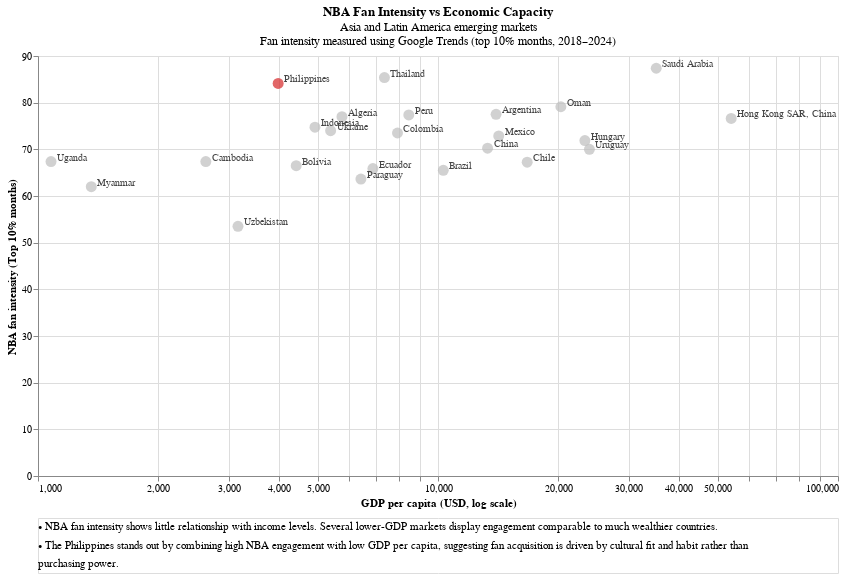

This figure's notebook cell:
### Code cell
import altair as alt

base = alt.Chart(merged).encode(
    x=alt.X(
        "gdp_per_capita_usd:Q",
        scale=alt.Scale(type="log"),
        title="GDP per capita (USD, log scale)"
    ),
    y=alt.Y(
        "nba_top10_avg:Q",
        title="NBA fan intensity (Top 10% months)"
    )
)

merged["label"] = merged["country"]
merged["highlight"] = merged["country"].apply(
    lambda x: "Philippines" if x == "Philippines" else "Other markets"
)


points = base.mark_circle(size=120).encode(
    color=alt.Color(
        "highlight:N",
        scale=alt.Scale(
            domain=["Philippines", "Other markets"],
            range=["#d62728", "#bdbdbd"]
        ),
        legend=None
    ),
    tooltip=[
        alt.Tooltip("country:N", title="Country"),
        alt.Tooltip("gdp_per_capita_usd:Q", title="GDP per capita", format=",.0f"),
        alt.Tooltip("nba_top10_avg:Q", title="NBA fan intensity", format=".1f")
    ]
)


labels = base.mark_text(
    align="left",
    dx=6,
    dy=-4,
    fontSize=10,
    color="#444"
).encode(
    text="label:N"
)

chart = (points + labels).properties(
    width=800,
    height=420,
    title=alt.TitleParams(
        text="NBA Fan Intensity vs Economic Capacity",
        subtitle=[
            "Asia and Latin America emerging markets",
            "Fan intensity measured using Google Trends (top 10% months, 2018–2024)"
        ]
    )
)


footnotes = pd.DataFrame({
    "text": [
        "• NBA fan intensity shows little relationship with income levels. Several lower-GDP markets display engagement comparable to much wealthier countries.",
        "• The Philippines stands out by combining high NBA engagement with low GDP per capita, suggesting fan acquisition is driven by cultural fit and habit rather than ",
        "purchasing power.",
    ],
    "row": [0, 1, 2]
})

notes = alt.Chart(footnotes).mark_text(
    align="left",
    fontSize=11
).encode(
    x=alt.value(0),
    y=alt.Y("row:O", axis=None),
    text="text:N"
).properties(
    width=800,
    height=55
)

final_chart = alt.vconcat(
    chart,   # your stacked age chart
    notes,
    spacing=8
)

final_chart

### Figure 1 — Vega-Lite specification as saved in the notebook (floating-point values rounded to 4 significant figures)
{"config": {"view": {"continuousWidth": 300, "continuousHeight": 300}}, "vconcat": [{"layer": [{"mark": {"type": "circle", "size": 120}, "encoding": {"color": {"field": "highlight", "legend": null, "scale": {"domain": ["Philippines", "Other markets"], "range": ["#d62728", "#bdbdbd"]}, "type": "nominal"}, "tooltip": [{"field": "country", "title": "Country", "type": "nominal"}, {"field": "gdp_per_capita_usd", "format": ",.0f", "title": "GDP per capita", "type": "quantitative"}, {"field": "nba_top10_avg", "format": ".1f", "title": "NBA fan intensity", "type": "quantitative"}], "x": {"field": "gdp_per_capita_usd", "scale": {"type": "log"}, "title": "GDP per capita (USD, log scale)", "type": "quantitative"}, "y": {"field": "nba_top10_avg", "title": "NBA fan intensity (Top 10% months)", "type": "quantitative"}}}, {"mark": {"type": "text", "align": "left", "color": "#444", "dx": 6, "dy": -4, "fontSize": 10}, "encoding": {"text": {"field": "label", "type": "nominal"}, "x": {"field": "gdp_per_capita_usd", "scale": {"type": "log"}, "title": "GDP per capita (USD, log scale)", "type": "quantitative"}, "y": {"field": "nba_top10_avg", "title": "NBA fan intensity (Top 10% months)", "type": "quantitative"}}}], "data": {"name": "data-89b7855b764334e128a051967e94e6dc"}, "height": 420, "title": {"text": "NBA Fan Intensity vs Economic Capacity", "subtitle": ["Asia and Latin America emerging markets", "Fan intensity measured using Google Trends (top 10% months, 2018–2024)"]}, "width": 800}, {"data": {"name": "data-42b8b7e0390bb4c45d46a9ceac4bd8e4"}, "mark": {"type": "text", "align": "left", "fontSize": 11}, "encoding": {"text": {"field": "text", "type": "nominal"}, "x": {"value": 0}, "y": {"axis": null, "field": "row", "type": "ordinal"}}, "height": 55, "width": 800}], "spacing": 8, "$schema": "https://vega.github.io/schema/vega-lite/v5.20.1.json", "datasets": {"data-89b7855b764334e128a051967e94e6dc": [{"country": "Saudi Arabia", "nba_top10_avg": 87.38, "highlight": "Other markets", "gdp_per_capita_usd": 35120.0, "gdp_year": 2024.0, "label": "Saudi Arabia"}, {"country": "Uganda", "nba_top10_avg": 67.38, "highlight": "Other markets", "gdp_per_capita_usd": 1078.0, "gdp_year": 2024.0, "label": "Uganda"}, {"country": "Thailand", "nba_top10_avg": 85.38, "highlight": "Other markets", "gdp_per_capita_usd": 7347.0, "gdp_year": 2024.0, "label": "Thailand"}, {"country": "Philippines", "nba_top10_avg": 84.12, "highlight": "Philippines", "gdp_per_capita_usd": 3985.0, "gdp_year": 2024.0, "label": "Philippines"}, {"country": "Uzbekistan", "nba_top10_avg": 53.5, "highlight": "Other markets", "gdp_per_capita_usd": 3162.0, "gdp_year": 2024.0, "label": "Uzbekistan"}, {"country": "Myanmar", "nba_top10_avg": 62.0, "highlight": "Other markets", "gdp_per_capita_usd": 1359.0, "gdp_year": 2024.0, "label": "Myanmar"}, {"country": "Oman", "nba_top10_avg": 79.12, "highlight": "Other markets", "gdp_per_capita_usd": 20290.0, "gdp_year": 2024.0, "label": "Oman"}, {"country": "Argentina", "nba_top10_avg": 77.5, "highlight": "Other markets", "gdp_per_capita_usd": 13970.0, "gdp_year": 2024.0, "label": "Argentina"}, {"country": "Peru", "nba_top10_avg": 77.38, "highlight": "Other markets", "gdp_per_capita_usd": 8452.0, "gdp_year": 2024.0, "label": "Peru"}, {"country": "Cambodia", "nba_top10_avg": 67.38, "highlight": "Other markets", "gdp_per_capita_usd": 2628.0, "gdp_year": 2024.0, "label": "Cambodia"}, {"country": "Algeria", "nba_top10_avg": 77.0, "highlight": "Other markets", "gdp_per_capita_usd": 5753.0, "gdp_year": 2024.0, "label": "Algeria"}, {"country": "Hong Kong SAR, China", "nba_top10_avg": 76.62, "highlight": "Other markets", "gdp_per_capita_usd": 54070.0, "gdp_year": 2024.0, "label": "Hong Kong SAR, China"}, {"country": "Indonesia", "nba_top10_avg": 74.75, "highlight": "Other markets", "gdp_per_capita_usd": 4925.0, "gdp_year": 2024.0, "label": "Indonesia"}, {"country": "Ukraine", "nba_top10_avg": 74.0, "highlight": "Other markets", "gdp_per_capita_usd": 5389.0, "gdp_year": 2024.0, "label": "Ukraine"}, {"country": "Colombia", "nba_top10_avg": 73.5, "highlight": "Other markets", "gdp_per_capita_usd": 7919.0, "gdp_year": 2024.0, "label": "Colombia"}, {"country": "Mexico", "nba_top10_avg": 72.88, "highlight": "Other markets", "gdp_per_capita_usd": 14190.0, "gdp_year": 2024.0, "label": "Mexico"}, {"country": "Hungary", "nba_top10_avg": 71.88, "highlight": "Other markets", "gdp_per_capita_usd": 23290.0, "gdp_year": 2024.0, "label": "Hungary"}, {"country": "China", "nba_top10_avg": 70.25, "highlight": "Other markets", "gdp_per_capita_usd": 13300.0, "gdp_year": 2024.0, "label": "China"}, {"country": "Uruguay", "nba_top10_avg": 70.0, "highlight": "Other markets", "gdp_per_capita_usd": 23910.0, "gdp_year": 2024.0, "label": "Uruguay"}, {"country": "Chile", "nba_top10_avg": 67.25, "highlight": "Other markets", "gdp_per_capita_usd": 16710.0, "gdp_year": 2024.0, "label": "Chile"}, {"country": "Bolivia", "nba_top10_avg": 66.5, "highlight": "Other markets", "gdp_per_capita_usd": 4421.0, "gdp_year": 2024.0, "label": "Bolivia"}, {"country": "Ecuador", "nba_top10_avg": 65.88, "highlight": "Other markets", "gdp_per_capita_usd": 6875.0, "gdp_year": 2024.0, "label": "Ecuador"}, {"country": "Brazil", "nba_top10_avg": 65.5, "highlight": "Other markets", "gdp_per_capita_usd": 10310.0, "gdp_year": 2024.0, "label": "Brazil"}, {"country": "Paraguay", "nba_top10_avg": 63.62, "highlight": "Other markets", "gdp_per_capita_usd": 6416.0, "gdp_year": 2024.0, "label": "Paraguay"}], "data-42b8b7e0390bb4c45d46a9ceac4bd8e4": [{"text": "• NBA fan intensity shows little relationship with income levels. Several lower-GDP markets display engagement comparable to much wealthier countries.", "row": 0}, {"text": "• The Philippines stands out by combining high NBA engagement with low GDP per capita, suggesting fan acquisition is driven by cultural fit and habit rather than ", "row": 1}, {"text": "purchasing power.", "row": 2}]}}
